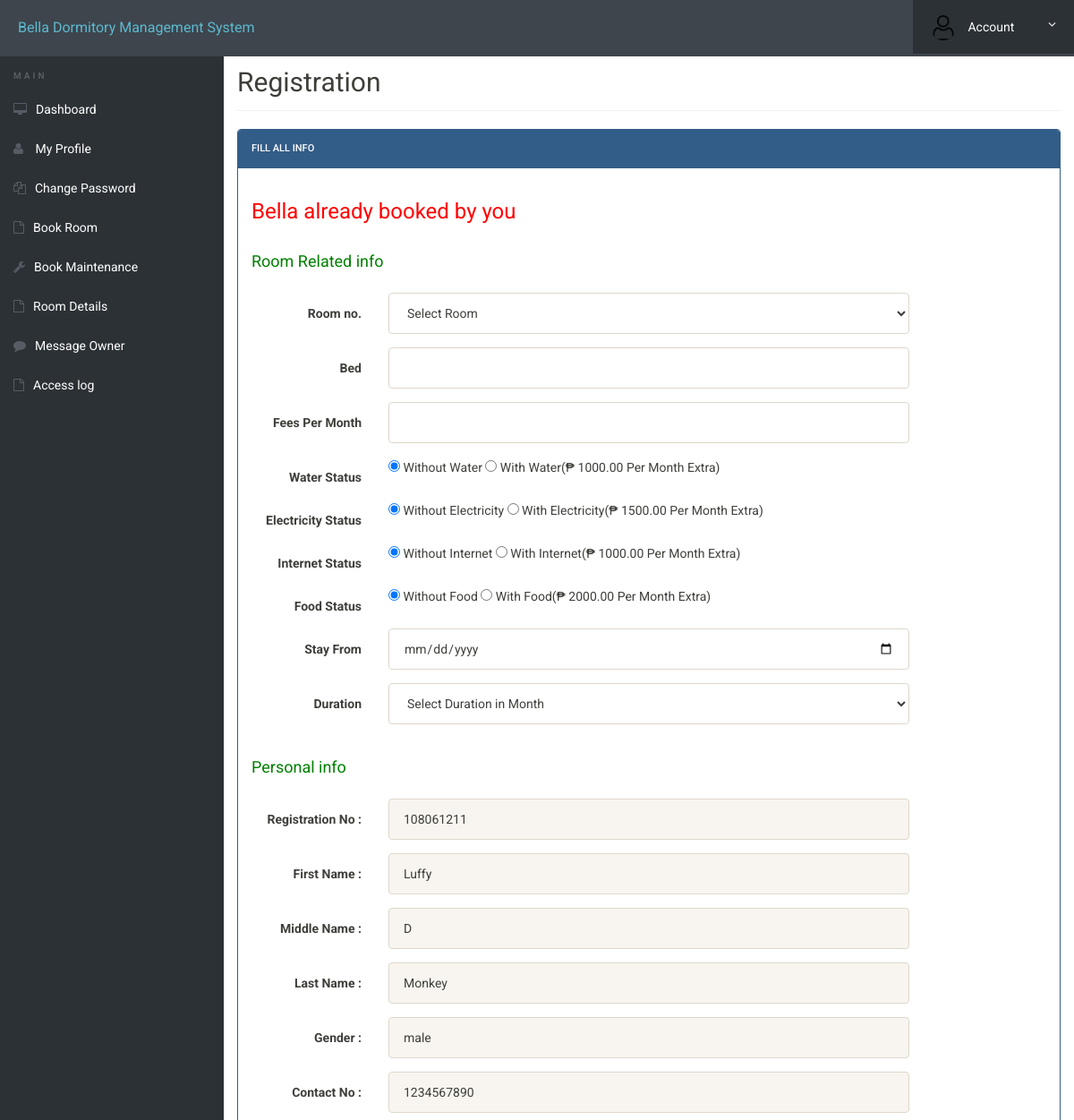
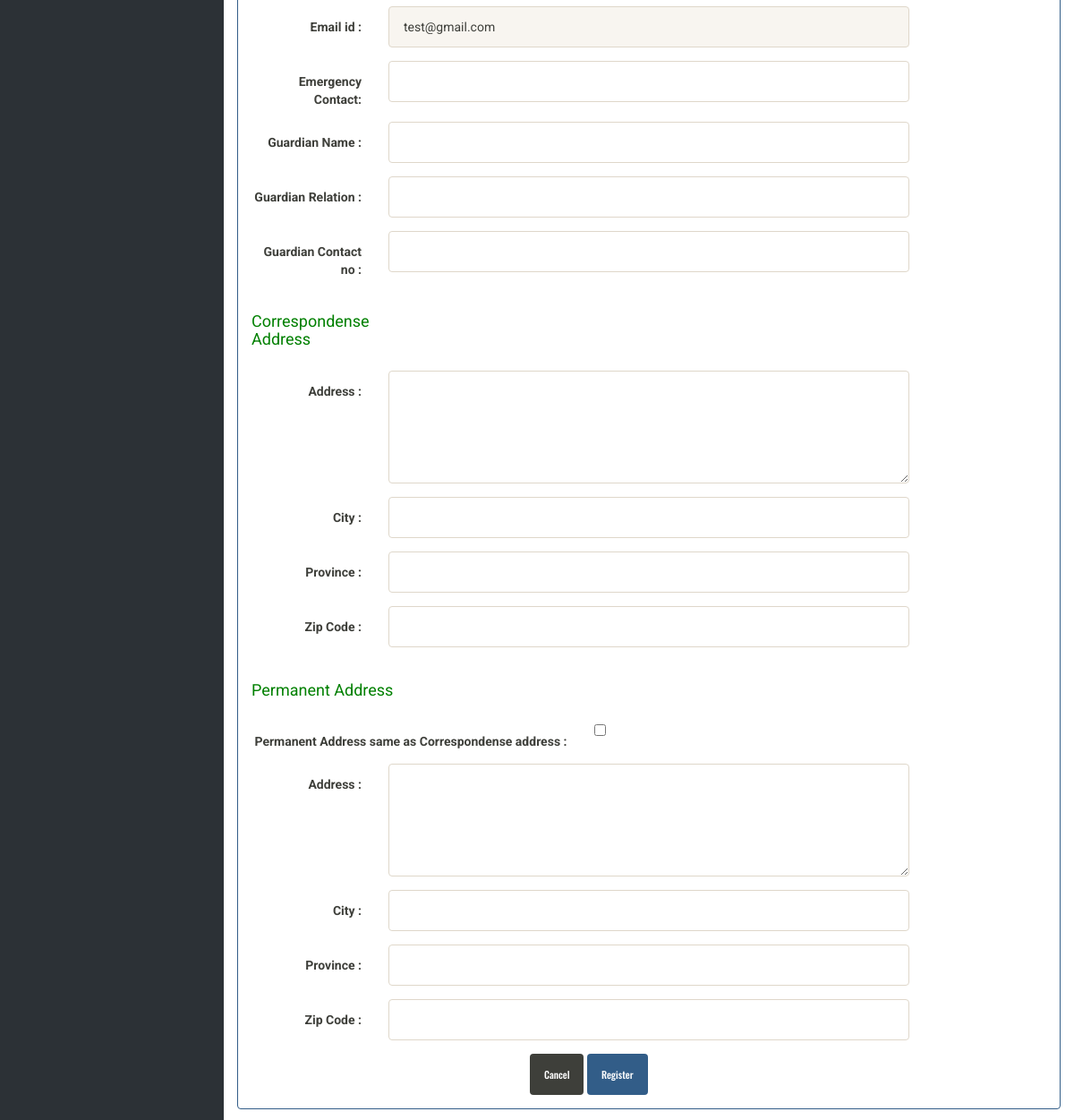
The app's page /book-hostel.php (signed in) with its own data (2 pictures, top to bottom).
### tables this page shows
CREATE TABLE `userregistration` (
  `id` int(11) NOT NULL,
  `regNo` varchar(255) DEFAULT NULL,
  `firstName` varchar(255) DEFAULT NULL,
  `middleName` varchar(255) DEFAULT NULL,
  `lastName` varchar(255) DEFAULT NULL,
  `gender` varchar(255) DEFAULT NULL,
  `contactNo` bigint(20) DEFAULT NULL,
  `email` varchar(255) DEFAULT NULL,
  `password` varchar(255) DEFAULT NULL,
  `regDate` timestamp NULL DEFAULT current_timestamp(),
  `updationDate` varchar(45) DEFAULT NULL,
  `passUdateDate` varchar(45) DEFAULT NULL
);

### book-hostel.php (the view, shortened to what this page needs)
<?php
include('includes/config.php');
?>
<!doctype html>
<html lang="en" class="no-js">
<head>
	<link rel="stylesheet" href="css/font-awesome.min.css">
	<link rel="stylesheet" href="css/bootstrap.min.css">
	<link rel="stylesheet" href="css/dataTables.bootstrap.min.css">>
	<link rel="stylesheet" href="css/bootstrap-social.css">
	<link rel="stylesheet" href="css/bootstrap-select.css">
	<link rel="stylesheet" href="css/fileinput.min.css">
	<link rel="stylesheet" href="css/awesome-bootstrap-checkbox.css">
	<link rel="stylesheet" href="css/style.css">
</head>
<body>
	<?php include('includes/header.php'); ?>
	<div class="ts-main-content">
		<?php include('includes/sidebar.php'); ?>
		<div class="content-wrapper">
			<div class="container-fluid">
				<div class="row">
					<div class="col-md-12">
						<h2 class="page-title">Registration </h2>
						<div class="row">
							<div class="col-md-12">
								<div class="panel panel-primary">
									<div class="panel-heading">Fill all Info</div>
									<div class="panel-body">
										<form method="post" action="" class="form-horizontal">
											<?php
											$uid = $_SESSION['login'];
											$stmt = $mysqli->prepare("SELECT emailid FROM registration WHERE emailid=? ");
											$stmt->bind_param('s', $uid);
											$stmt->execute();
											$stmt->bind_result($email);
											$rs = $stmt->fetch();
											if ($rs) { ?>
												<h3 style="color: red" align="left">Bella already booked by you</h3>
											<?php } else {
												echo "";
											}
											?>
											<div class="form-group">
												<label class="col-sm-4 control-label">
													<h4 style="color: green" align="left">Room Related info </h4>
												</label>
											</div>
											<div class="form-group">
												<label class="col-sm-2 control-label">Room no. </label>
												<div class="col-sm-8">
													<select name="room" id="room" class="form-control"
														onChange="getSeater(this.value);" onBlur="checkAvailability()"
														required>
														<option value="">Select Room</option>
													</select>
												</div>
											</div>
											<div class="form-group">
												<label class="col-sm-2 control-label">Bed</label>
												<div class="col-sm-8">
													<input type="text" name="seater" id="seater" class="form-control">
												</div>
											</div>
											<div class="form-group">
												<label class="col-sm-2 control-label">Fees Per Month</label>
												<div class="col-sm-8">
													<input type="text" name="fpm" id="fpm" class="form-control">
												</div>
											</div>
											<div class="form-group">
												<label class="col-sm-2 control-label">Water Status</label>
												<div class="col-sm-8">
													<input type="radio" value="0" name="waterstatus" checked="checked">
													Without Water
													<input type="radio" value="1" name="waterstatus"> With Water(₱
													1000.00 Per Month Extra)
												</div>
											</div>
											<div class="form-group">
												<label class="col-sm-2 control-label">Electricity Status</label>
												<div class="col-sm-8">
													<input type="radio" value="0" name="electricstatus"
														checked="checked">
													Without Electricity
													<input type="radio" value="1" name="electricstatus"> With
													Electricity(₱
													1500.00 Per Month Extra)
												</div>
											</div>
											<div class="form-group">
												<label class="col-sm-2 control-label">Internet Status</label>
												<div class="col-sm-8">
													<input type="radio" value="0" name="internetstatus"
														checked="checked">
													Without Internet
													<input type="radio" value="1" name="internetstatus"> With Internet(₱
													1000.00 Per Month Extra)
												</div>
											</div>
											<div class="form-group">
												<label class="col-sm-2 control-label">Food Status</label>
												<div class="col-sm-8">
													<input type="radio" value="0" name="foodstatus" checked="checked">
													Without Food
													<input type="radio" value="1" name="foodstatus"> With Food(₱
													2000.00 Per Month Extra)
												</div>
											</div>
											<div class="form-group">
												<label class="col-sm-2 control-label">Stay From</label>
												<div class="col-sm-8">
													<input type="date" name="stayf" id="stayf" class="form-control">
												</div>
											</div>
											<div class="form-group">
												<label class="col-sm-2 control-label">Duration</label>
												<div class="col-sm-8">
													<select name="duration" id="duration" class="form-control">
														<option value="">Select Duration in Month</option>
													</select>
												</div>
											</div>
											<div class="form-group">
												<label class="col-sm-2 control-label">
													<h4 style="color: green" align="left">Personal info </h4>
												</label>
											</div>
											<?php
											$aid = $_SESSION['id'];
											$ret = "select * from userregistration where id=?";
											$stmt = $mysqli->prepare($ret);
											$stmt->bind_param('i', $aid);
											$stmt->execute();
											$res = $stmt->get_result();
											while ($row = $res->fetch_object()) {
												?>
												<div class="form-group">
													<label class="col-sm-2 control-label">Registration No : </label>
													<div class="col-sm-8">
														<input type="text" name="regno" id="regno" class="form-control"
															value="<?php echo $row->regNo; ?>" readonly>
													</div>
												</div>
												<div class="form-group">
													<label class="col-sm-2 control-label">First Name : </label>
													<div class="col-sm-8">
														<input type="text" name="fname" id="fname" class="form-control"
															value="<?php echo $row->firstName; ?>" readonly>
													</div>
												</div>
												<div class="form-group">
													<label class="col-sm-2 control-label">Middle Name : </label>
													<div class="col-sm-8">
														<input type="text" name="mname" id="mname" class="form-control"
															value="<?php echo $row->middleName; ?>" readonly>
													</div>
												</div>
												<div class="form-group">
													<label class="col-sm-2 control-label">Last Name : </label>
													<div class="col-sm-8">
														<input type="text" name="lname" id="lname" class="form-control"
															value="<?php echo $row->lastName; ?>" readonly>
													</div>
												</div>
												<div class="form-group">
													<label class="col-sm-2 control-label">Gender : </label>
													<div class="col-sm-8">
														<input type="text" name="gender" value="<?php echo $row->gender; ?>"
															class="form-control" readonly>
													</div>
												</div>
												<div class="form-group">
													<label class="col-sm-2 control-label">Contact No : </label>
													<div class="col-sm-8">
														<input type="text" name="contact" id="contact"
															value="<?php echo $row->contactNo; ?>" class="form-control"
															readonly>
													</div>
												</div>
												<div class="form-group">
													<label class="col-sm-2 control-label">Email id : </label>
													<div class="col-sm-8">
														<input type="email" name="email" id="email" class="form-control"
															value="<?php echo $row->email; ?>" readonly>
													</div>
												</div>
											<?php } ?>
											<div class="form-group">
												<label class="col-sm-2 control-label">Emergency Contact: </label>
												<div class="col-sm-8">
													<input type="text" name="econtact" id="econtact"
														class="form-control" required="required">
												</div>
											</div>
											<div class="form-group">
												<label class="col-sm-2 control-label">Guardian Name : </label>
												<div class="col-sm-8">
													<input type="text" name="gname" id="gname" class="form-control"
														required="required">
												</div>
											</div>
											<div class="form-group">
												<label class="col-sm-2 control-label">Guardian Relation : </label>
												<div class="col-sm-8">
													<input type="text" name="grelation" id="grelation"
														class="form-control" required="required">
												</div>
											</div>
											<div class="form-group">
												<label class="col-sm-2 control-label">Guardian Contact no : </label>
												<div class="col-sm-8">
													<input type="text" name="gcontact" id="gcontact"
														class="form-control" required="required">
												</div>
											</div>
											<div class="form-group">
												<label class="col-sm-3 control-label">
													<h4 style="color: green" align="left">Correspondense Address </h4>
												</label>
											</div>
											<div class="form-group">
												<label class="col-sm-2 control-label">Address : </label>
												<div class="col-sm-8">
													<textarea rows="5" name="address" id="address" class="form-control"
														required="required"></textarea>
												</div>
											</div>
											<div class="form-group">
												<label class="col-sm-2 control-label">City : </label>
												<div class="col-sm-8">
													<input type="text" name="city" id="city" class="form-control"
														required="required">
												</div>
											</div>
											<div class="form-group">
												<label class="col-sm-2 control-label">Province : </label>
												<div class="col-sm-8">
													<input type="text" name="state" id="state" class="form-control"
														required="required">
												</div>
											</div>
											<div class="form-group">
												<label class="col-sm-2 control-label">Zip Code : </label>
												<div class="col-sm-8">
													<input type="text" name="pincode" id="pincode" class="form-control"
														required="required">
												</div>
											</div>
											<div class="form-group">
												<label class="col-sm-3 control-label">
													<h4 style="color: green" align="left">Permanent Address </h4>
												</label>
											</div>
											<div class="form-group">
												<label class="col-sm-5 control-label">Permanent Address same as
													Correspondense address : </label>
												<div class="col-sm-4">
													<input type="checkbox" name="adcheck" value="1" />
												</div>
											</div>
											<div class="form-group">
												<label class="col-sm-2 control-label">Address : </label>
												<div class="col-sm-8">
													<textarea rows="5" name="paddress" id="paddress"
														class="form-control" required="required"></textarea>
												</div>
											</div>
											<div class="form-group">
												<label class="col-sm-2 control-label">City : </label>
												<div class="col-sm-8">
													<input type="text" name="pcity" id="pcity" class="form-control"
														required="required">
												</div>
											</div>
											<div class="form-group">
												<label class="col-sm-2 control-label">Province : </label>
												<div class="col-sm-8">
													<input type="text" name="pstate" id="pstate" class="form-control"
														required="required">
												</div>
											</div>
											<div class="form-group">
												<label class="col-sm-2 control-label">Zip Code : </label>
												<div class="col-sm-8">
													<input type="text" name="ppincode" id="ppincode"
														class="form-control" required="required">
												</div>
											</div>
											<div class="col-sm-6 col-sm-offset-4">
												<button class="btn btn-default" type="submit">Cancel</button>
												<input type="submit" name="submit" Value="Register"
													class="btn btn-primary">
											</div>
										</form>
									</div>
								</div>
							</div>
						</div>
					</div>
				</div>
			</div>
		</div>
	</div>
</body>
</html>

### css/style.css (style rules this page uses)
html { font-size: 14px; }
@media only screen and (min-width: 480px) { html { font-size: 17px; } }
@media only screen and (min-width: 768px) { html { font-size: 14px; } }
body { font-size: 1em; }
.btn { font-family: 'Oswald', sans-serif; }
.panel { overflow: hidden; }
.btn { text-transform: none; }
.page-title { padding-bottom: 15px; margin-bottom: 20px; border-bottom: 1px solid #f0f0f0; }
.ts-main-content .content-wrapper { padding-top: 15px; margin-top: 20px; }
@media only screen and (min-width: 992px) { .ts-main-content .content-wrapper { margin-left: 250px; } }

### records on screen
userregistration: regno "108061211", fname "Luffy", mname "D", lname "Monkey", gender "male", contact "1234567890", email "test@gmail.com"
